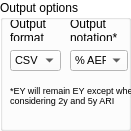
  <widget class="QGroupBox" name="groupBox_2">
   <property name="geometry">
    <rect>
     <x>250</x>
     <y>350</y>
     <width>131</width>
     <height>131</height>
    </rect>
   </property>
   <property name="palette">
    <palette>
     <active>
      <colorrole role="WindowText">
       <brush brushstyle="SolidPattern">
        <color alpha="255">
         <red>0</red>
         <green>0</green>
         <blue>0</blue>
        </color>
       </brush>
      </colorrole>
      <colorrole role="Button">
       <brush brushstyle="SolidPattern">
        <color alpha="255">
         <red>255</red>
         <green>255</green>
         <blue>255</blue>
        </color>
       </brush>
      </colorrole>
      <colorrole role="Light">
       <brush brushstyle="SolidPattern">
        <color alpha="255">
         <red>255</red>
         <green>255</green>
         <blue>255</blue>
        </color>
       </brush>
      </colorrole>
      <colorrole role="Midlight">
       <brush brushstyle="SolidPattern">
        <color alpha="255">
         <red>255</red>
         <green>255</green>
         <blue>255</blue>
        </color>
       </brush>
      </colorrole>
      <colorrole role="Dark">
       <brush brushstyle="SolidPattern">
        <color alpha="255">
         <red>127</red>
         <green>127</green>
         <blue>127</blue>
        </color>
       </brush>
      </colorrole>
      <colorrole role="Mid">
       <brush brushstyle="SolidPattern">
        <color alpha="255">
         <red>170</red>
         <green>170</green>
         <blue>170</blue>
        </color>
       </brush>
      </colorrole>
      <colorrole role="Text">
       <brush brushstyle="SolidPattern">
        <color alpha="255">
         <red>0</red>
         <green>0</green>
         <blue>0</blue>
        </color>
       </brush>
      </colorrole>
      <colorrole role="BrightText">
       <brush brushstyle="SolidPattern">
        <color alpha="255">
         <red>255</red>
         <green>255</green>
         <blue>255</blue>
        </color>
       </brush>
      </colorrole>
      <colorrole role="ButtonText">
       <brush brushstyle="SolidPattern">
        <color alpha="255">
         <red>0</red>
         <green>0</green>
         <blue>0</blue>
        </color>
       </brush>
      </colorrole>
      <colorrole role="Base">
       <brush brushstyle="SolidPattern">
        <color alpha="255">
         <red>255</red>
         <green>255</green>
         <blue>255</blue>
        </color>
       </brush>
      </colorrole>
      <colorrole role="Window">
       <brush brushstyle="SolidPattern">
        <color alpha="255">
         <red>255</red>
         <green>255</green>
         <blue>255</blue>
        </color>
       </brush>
      </colorrole>
      <colorrole role="Shadow">
       <brush brushstyle="SolidPattern">
        <color alpha="255">
         <red>0</red>
         <green>0</green>
         <blue>0</blue>
        </color>
       </brush>
      </colorrole>
      <colorrole role="AlternateBase">
       <brush brushstyle="SolidPattern">
        <color alpha="255">
         <red>255</red>
         <green>255</green>
         <blue>255</blue>
        </color>
       </brush>
      </colorrole>
      <colorrole role="ToolTipBase">
       <brush brushstyle="SolidPattern">
        <color alpha="255">
         <red>255</red>
         <green>255</green>
         <blue>220</blue>
        </color>
       </brush>
      </colorrole>
      <colorrole role="ToolTipText">
       <brush brushstyle="SolidPattern">
        <color alpha="255">
         <red>0</red>
         <green>0</green>
         <blue>0</blue>
        </color>
       </brush>
      </colorrole>
     </active>
     <inactive>
      <colorrole role="WindowText">
       <brush brushstyle="SolidPattern">
        <color alpha="255">
         <red>0</red>
         <green>0</green>
         <blue>0</blue>
        </color>
       </brush>
      </colorrole>
      <colorrole role="Button">
       <brush brushstyle="SolidPattern">
        <color alpha="255">
         <red>255</red>
         <green>255</green>
         <blue>255</blue>
        </color>
       </brush>
      </colorrole>
      <colorrole role="Light">
       <brush brushstyle="SolidPattern">
        <color alpha="255">
         <red>255</red>
         <green>255</green>
         <blue>255</blue>
        </color>
       </brush>
      </colorrole>
      <colorrole role="Midlight">
       <brush brushstyle="SolidPattern">
        <color alpha="255">
         <red>255</red>
         <green>255</green>
         <blue>255</blue>
        </color>
       </brush>
      </colorrole>
      <colorrole role="Dark">
       <brush brushstyle="SolidPattern">
        <color alpha="255">
         <red>127</red>
         <green>127</green>
         <blue>127</blue>
        </color>
       </brush>
      </colorrole>
      <colorrole role="Mid">
       <brush brushstyle="SolidPattern">
        <color alpha="255">
         <red>170</red>
         <green>170</green>
         <blue>170</blue>
        </color>
       </brush>
      </colorrole>
      <colorrole role="Text">
       <brush brushstyle="SolidPattern">
        <color alpha="255">
         <red>0</red>
         <green>0</green>
         <blue>0</blue>
        </color>
       </brush>
      </colorrole>
      <colorrole role="BrightText">
       <brush brushstyle="SolidPattern">
        <color alpha="255">
         <red>255</red>
         <green>255</green>
         <blue>255</blue>
        </color>
       </brush>
      </colorrole>
      <colorrole role="ButtonText">
       <brush brushstyle="SolidPattern">
        <color alpha="255">
         <red>0</red>
         <green>0</green>
         <blue>0</blue>
        </color>
       </brush>
      </colorrole>
      <colorrole role="Base">
       <brush brushstyle="SolidPattern">
        <color alpha="255">
         <red>255</red>
         <green>255</green>
         <blue>255</blue>
        </color>
       </brush>
      </colorrole>
      <colorrole role="Window">
       <brush brushstyle="SolidPattern">
        <color alpha="255">
         <red>255</red>
         <green>255</green>
         <blue>255</blue>
        </color>
       </brush>
      </colorrole>
      <colorrole role="Shadow">
       <brush brushstyle="SolidPattern">
        <color alpha="255">
         <red>0</red>
         <green>0</green>
         <blue>0</blue>
        </color>
       </brush>
      </colorrole>
      <colorrole role="AlternateBase">
       <brush brushstyle="SolidPattern">
        <color alpha="255">
         <red>255</red>
         <green>255</green>
         <blue>255</blue>
        </color>
       </brush>
      </colorrole>
      <colorrole role="ToolTipBase">
       <brush brushstyle="SolidPattern">
        <color alpha="255">
         <red>255</red>
         <green>255</green>
         <blue>220</blue>
        </color>
       </brush>
      </colorrole>
      <colorrole role="ToolTipText">
       <brush brushstyle="SolidPattern">
        <color alpha="255">
         <red>0</red>
         <green>0</green>
         <blue>0</blue>
        </color>
       </brush>
      </colorrole>
     </inactive>
     <disabled>
      <colorrole role="WindowText">
       <brush brushstyle="SolidPattern">
        <color alpha="255">
         <red>127</red>
         <green>127</green>
         <blue>127</blue>
        </color>
       </brush>
      </colorrole>
      <colorrole role="Button">
       <brush brushstyle="SolidPattern">
        <color alpha="255">
         <red>255</red>
         <green>255</green>
         <blue>255</blue>
        </color>
       </brush>
      </colorrole>
      <colorrole role="Light">
       <brush brushstyle="SolidPattern">
        <color alpha="255">
         <red>255</red>
         <green>255</green>
         <blue>255</blue>
        </color>
       </brush>
      </colorrole>
      <colorrole role="Midlight">
       <brush brushstyle="SolidPattern">
        <color alpha="255">
         <red>255</red>
         <green>255</green>
         <blue>255</blue>
        </color>
       </brush>
      </colorrole>
      <colorrole role="Dark">
       <brush brushstyle="SolidPattern">
        <color alpha="255">
         <red>127</red>
         <green>127</green>
         <blue>127</blue>
        </color>
       </brush>
      </colorrole>
      <colorrole role="Mid">
       <brush brushstyle="SolidPattern">
        <color alpha="255">
         <red>170</red>
         <green>170</green>
         <blue>170</blue>
        </color>
       </brush>
      </colorrole>
      <colorrole role="Text">
       <brush brushstyle="SolidPattern">
        <color alpha="255">
         <red>127</red>
         <green>127</green>
         <blue>127</blue>
        </color>
       </brush>
      </colorrole>
      <colorrole role="BrightText">
       <brush brushstyle="SolidPattern">
        <color alpha="255">
         <red>255</red>
         <green>255</green>
         <blue>255</blue>
        </color>
       </brush>
      </colorrole>
      <colorrole role="ButtonText">
       <brush brushstyle="SolidPattern">
        <color alpha="255">
         <red>127</red>
         <green>127</green>
         <blue>127</blue>
        </color>
       </brush>
      </colorrole>
      <colorrole role="Base">
       <brush brushstyle="SolidPattern">
        <color alpha="255">
         <red>255</red>
         <green>255</green>
         <blue>255</blue>
        </color>
       </brush>
      </colorrole>
      <colorrole role="Window">
       <brush brushstyle="SolidPattern">
        <color alpha="255">
         <red>255</red>
         <green>255</green>
         <blue>255</blue>
        </color>
       </brush>
      </colorrole>
      <colorrole role="Shadow">
       <brush brushstyle="SolidPattern">
        <color alpha="255">
         <red>0</red>
         <green>0</green>
         <blue>0</blue>
        </color>
       </brush>
      </colorrole>
      <colorrole role="AlternateBase">
       <brush brushstyle="SolidPattern">
        <color alpha="255">
         <red>255</red>
         <green>255</green>
         <blue>255</blue>
        </color>
       </brush>
      </colorrole>
      <colorrole role="ToolTipBase">
       <brush brushstyle="SolidPattern">
        <color alpha="255">
         <red>255</red>
         <green>255</green>
         <blue>220</blue>
        </color>
       </brush>
      </colorrole>
      <colorrole role="ToolTipText">
       <brush brushstyle="SolidPattern">
        <color alpha="255">
         <red>0</red>
         <green>0</green>
         <blue>0</blue>
        </color>
       </brush>
      </colorrole>
     </disabled>
    </palette>
   </property>
   <property name="autoFillBackground">
    <bool>true</bool>
   </property>
   <property name="title">
    <string>Output options</string>
   </property>
   <widget class="QLabel" name="label_8">
    <property name="geometry">
     <rect>
      <x>10</x>
      <y>20</y>
      <width>41</width>
      <height>21</height>
     </rect>
    </property>
    <property name="frameShape">
     <enum>QFrame::NoFrame</enum>
    </property>
    <property name="text">
     <string>Output format</string>
    </property>
    <property name="wordWrap">
     <bool>true</bool>
    </property>
   </widget>
   <widget class="QLabel" name="label_12">
    <property name="geometry">
     <rect>
      <x>70</x>
      <y>20</y>
      <width>61</width>
      <height>21</height>
     </rect>
    </property>
    <property name="frameShape">
     <enum>QFrame::NoFrame</enum>
    </property>
    <property name="text">
     <string>Output notation*</string>
    </property>
    <property name="wordWrap">
     <bool>true</bool>
    </property>
   </widget>
   <widget class="QComboBox" name="comboBox_outputF">
    <property name="geometry">
     <rect>
      <x>10</x>
      <y>50</y>
      <width>51</width>
      <height>21</height>
     </rect>
    </property>
    <property name="font">
     <font>
      <pointsize>8</pointsize>
     </font>
    </property>
    <item>
     <property name="text">
      <string>CSV</string>
     </property>
    </item>
    <item>
     <property name="text">
      <string>ts1</string>
     </property>
    </item>
   </widget>
   <widget class="QComboBox" name="comboBox_outputN">
    <property name="geometry">
     <rect>
      <x>70</x>
      <y>50</y>
      <width>58</width>
      <height>21</height>
     </rect>
    </property>
    <property name="font">
     <font>
      <pointsize>8</pointsize>
     </font>
    </property>
    <item>
     <property name="text">
      <string>% AEP</string>
     </property>
    </item>
    <item>
     <property name="text">
      <string>yr ARI</string>
     </property>
    </item>
   </widget>
   <widget class="QLabel" name="label_5">
    <property name="geometry">
     <rect>
      <x>10</x>
      <y>80</y>
      <width>131</width>
      <height>31</height>
     </rect>
    </property>
    <property name="font">
     <font>
      <pointsize>7</pointsize>
     </font>
    </property>
    <property name="text">
     <string>*EY will remain EY except when considering 2y and 5y ARI</string>
    </property>
    <property name="wordWrap">
     <bool>true</bool>
    </property>
   </widget>
  </widget>
